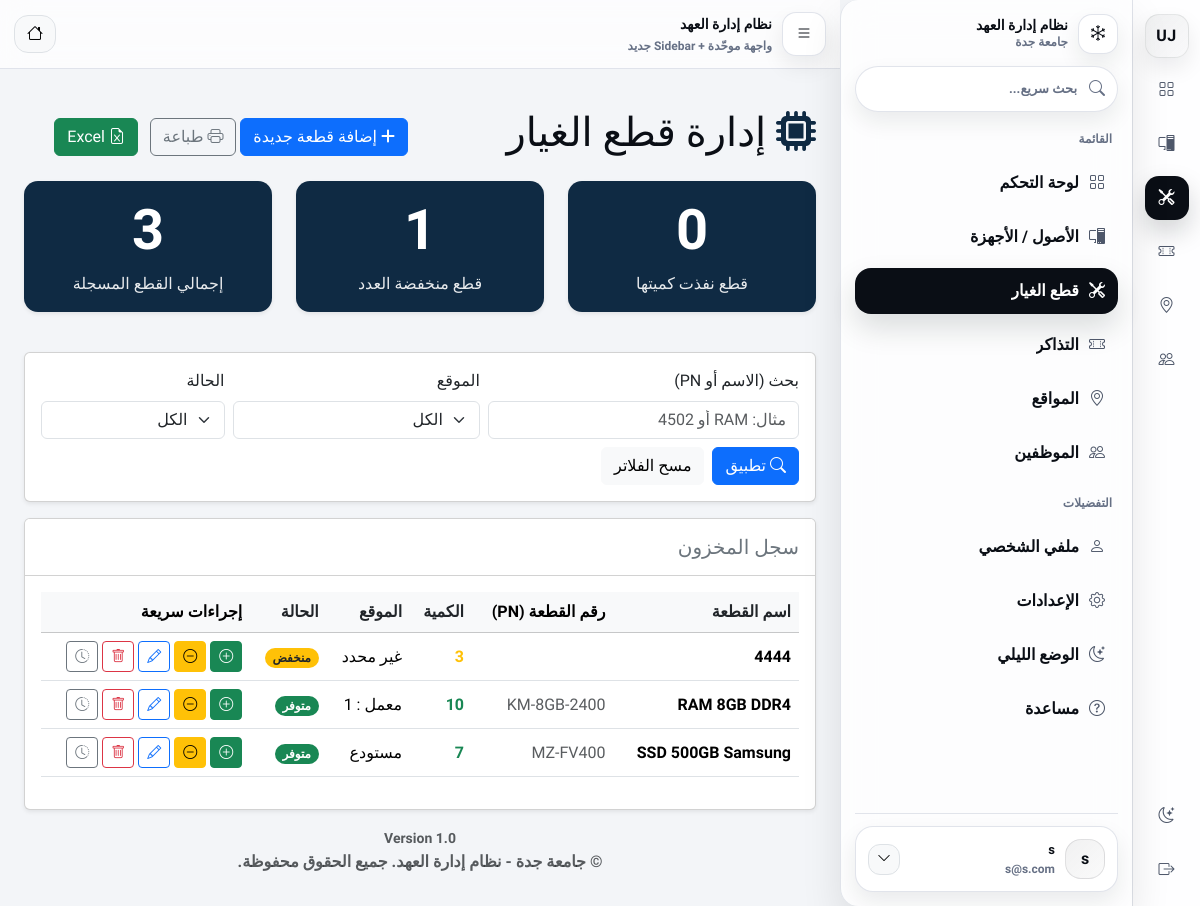
Page /index.php?page=spareParts/index (signed in) on the committed database.
### tables this page shows
CREATE TABLE `spare_parts` (
  `id` int(11) NOT NULL,
  `name` varchar(100) NOT NULL,
  `part_number` varchar(50) DEFAULT NULL,
  `quantity` int(11) DEFAULT 0,
  `min_quantity` int(11) DEFAULT 5,
  `location_id` int(11) DEFAULT NULL,
  `location` varchar(100) DEFAULT NULL,
  `description` text DEFAULT NULL,
  `created_at` datetime DEFAULT current_timestamp()
);

CREATE TABLE `locations` (
  `id` int(11) NOT NULL,
  `name_ar` varchar(255) NOT NULL,
  `name_en` varchar(255) DEFAULT NULL,
  `type` varchar(50) NOT NULL DEFAULT 'Building',
  `parent_id` int(11) DEFAULT NULL,
  `created_at` datetime DEFAULT current_timestamp()
);

### app/controllers/SparePartsController.php (called while the page is built, shortened)
<?php
class SparePartsController extends Controller
{
  private $spareModel;
  private $locationModel;
  public function __construct()
  {
    $this->spareModel = new SparePart();
    $this->locationModel = $this->model('Location');
  }
  public function index() {
  $allParts = method_exists($this->spareModel, 'getParts')
    ? $this->spareModel->getParts()
    : (method_exists($this->spareModel, 'getAll') ? $this->spareModel->getAll() : []);
  $q = trim($_GET['q'] ?? '');
  $locationId = (int)($_GET['location_id'] ?? 0);
  $status = trim($_GET['status'] ?? '');
  $parts = array_values(array_filter($allParts, function($p) use ($q, $locationId, $status) {
    $name = mb_strtolower((string)($p->name ?? ''));
    $pn   = mb_strtolower((string)($p->part_number ?? ''));
    $qty  = (int)($p->quantity ?? 0);
    $min  = (int)($p->min_quantity ?? 0);
    $loc  = (int)($p->location_id ?? 0);
    if ($q !== '') {
      $qq = mb_strtolower($q);
      if (mb_strpos($name, $qq) === false && mb_strpos($pn, $qq) === false) {
        return false;
      }
    }
    if ($locationId > 0 && $loc !== $locationId) {
      return false;
    }
    if ($status === 'out') {
      if ($qty > 0) return false;
    } elseif ($status === 'low') {
      if (!($qty > 0 && $qty <= $min)) return false;
    } elseif ($status === 'ok') {
      if (!($qty > $min)) return false;
    }
    return true;
  }));
  $totalParts = count($parts);
  $outOfStock = 0;
  $lowStock   = 0;
  foreach ($parts as $part) {
    $qty = (int)($part->quantity ?? 0);
    $min = (int)($part->min_quantity ?? 0);
    if ($qty <= 0) $outOfStock++;
    elseif ($qty <= $min) $lowStock++;
  }
  $locations = $this->locationModel->getAll();
$sort = trim($_GET['sort'] ?? 'name');
$dir  = strtolower(trim($_GET['dir'] ?? 'asc')) === 'desc' ? 'desc' : 'asc';
usort($parts, function($a, $b) use ($sort, $dir) {
  $cmp = 0;
  if ($sort === 'qty') {
    $cmp = ((int)($a->quantity ?? 0)) <=> ((int)($b->quantity ?? 0));
  } elseif ($sort === 'location') {
    $cmp = strcmp((string)($a->location_name ?? ''), (string)($b->location_name ?? ''));
    if ($cmp === 0) $cmp = ((int)($a->location_id ?? 0)) <=> ((int)($b->location_id ?? 0));
  } elseif ($sort === 'status') {
    $qa = (int)($a->quantity ?? 0); $ma = (int)($a->min_quantity ?? 0);
    $qb = (int)($b->quantity ?? 0); $mb = (int)($b->min_quantity ?? 0);
    $sa = ($qa <= 0) ? 0 : (($qa <= $ma) ? 1 : 2);
    $sb = ($qb <= 0) ? 0 : (($qb <= $mb) ? 1 : 2);
    $cmp = $sa <=> $sb;
  } else {
    $cmp = strcmp(mb_strtolower((string)($a->name ?? '')), mb_strtolower((string)($b->name ?? '')));
  }
  return $dir === 'desc' ? -$cmp : $cmp;
});
$perPage = 10;
$pageNum = (int)($_GET['p'] ?? 1);
$totalRows = count($parts);
$totalPages = (int)ceil($totalRows / $perPage);
$offset = ($pageNum - 1) * $perPage;
$partsPage = array_slice($parts, $offset, $perPage);
$parts = $partsPage;
$pagination = [
  'page' => $pageNum,
  'per_page' => $perPage,
  'total_rows' => $totalRows,
  'total_pages' => $totalPages,
];
  $data = [
    'parts'        => $parts,
    'total_parts'  => $totalParts,
    'out_of_stock' => $outOfStock,
    'low_stock'    => $lowStock,
    'pagination' => $pagination,
    'filters' => [
      'q' => $q,
      'location_id' => $locationId,
      'status' => $status,
    ],
    'locations' => $locations,
  ];
  $this->view('spare_parts/index', $data);
}
}

### app/libraries/Database.php (called while the page is built, shortened)
<?php
class Database {
    private $host = 'localhost';
    private $user = 'root';
    private $pass = '';
    private $dbname = 'it_inventory';
    private $dbh;
    private $stmt;
    public function __construct() {
        $dsn = 'mysql:host=' . $this->host . ';dbname=' . $this->dbname;
        $options = array(
            PDO::ATTR_PERSISTENT => true,
            PDO::ATTR_ERRMODE => PDO::ERRMODE_EXCEPTION
        );
        try {
            $this->dbh = new PDO($dsn, $this->user, $this->pass, $options);
        } catch(PDOException $e) {
            $this->error = $e->getMessage();
            echo $this->error;
        }
    }
    public function query($sql) {
        $this->stmt = $this->dbh->prepare($sql);
    }
    public function execute() {
        return $this->stmt->execute();
    }
    public function resultSet() {
        $this->execute();
        return $this->stmt->fetchAll(PDO::FETCH_OBJ);
    }
}

### app/models/SparePart.php (called while the page is built, shortened)
<?php
class SparePart
{
  private $db;
  public function __construct()
  {
    $this->db = new Database();
  }
  public function getParts()
  {
    $this->db->query("
      SELECT sp.*,
             l.name_ar AS location_name_ar,
             l.name_en AS location_name_en
      FROM spare_parts sp
      LEFT JOIN locations l ON sp.location_id = l.id
      ORDER BY sp.created_at DESC
    ");
    return $this->db->resultSet();
  }
}

### app/views/spare_parts/index.php (the view, shortened to what this page needs)
<?php require_once APPROOT . '/views/layouts/header.php'; ?>
<?php
  $parts = $data['parts'] ?? [];
  $totalCount = is_array($parts) ? count($parts) : 0;
  $outCount = 0;
  $lowCount = 0;
  if (is_array($parts)) {
    foreach ($parts as $p) {
      $q = (int)($p->quantity ?? 0);
      $min = (int)($p->min_quantity ?? 0);
      if ($q <= 0) {
        $outCount++;
      } elseif ($q <= $min) {
        $lowCount++;
      }
    }
  }
?>
<div class="container mt-4">
    <div class="row mb-3 align-items-center">
        <div class="col-md-6">
            <h1><i class="fa fa-microchip text-navy"></i> إدارة قطع الغيار</h1>
        </div>
        <?php
$f = $data['filters'] ?? [];
$baseParams = [
  'q' => $f['q'] ?? '',
  'location_id' => $f['location_id'] ?? 0,
  'status' => $f['status'] ?? '',
  'sort' => $f['sort'] ?? 'name',
  'dir' => $f['dir'] ?? 'asc',
];
$printUrl  = 'index.php?' . http_build_query(array_merge(['page'=>'spareparts/print'], $baseParams));
$exportUrl = 'index.php?' . http_build_query(array_merge(['page'=>'spareparts/export'], $baseParams));
?>
        <div class="col-md-6 text-md-end no-print">
  <a href="<?php echo URLROOT; ?>/index.php?page=spareParts/add" class="btn btn-primary">
    <i class="fa fa-plus"></i> إضافة قطعة جديدة
  </a>
  <a href="<?= $printUrl ?>" target="_blank" class="btn btn-outline-secondary ms-2">
    <i class="bi bi-printer"></i> طباعة
  </a>
  <a href="<?= $exportUrl ?>" class="btn btn-success ms-2">
    <i class="bi bi-file-earmark-excel"></i> Excel
  </a>
</div>
    </div>
    <div class="row mb-4 text-center">
        <div class="col-md-4">
            <div class="card text-white bg-navy mb-3 shadow-sm kpi-card">
                <div class="card-body">
                    <h1 class="display-4 fw-bold" dir="ltr"><?php echo $outCount; ?></h1>
                    <p class="card-text">قطع نفذت كميتها</p>
                </div>
            </div>
        </div>
        <div class="col-md-4">
            <div class="card text-white bg-navy mb-3 shadow-sm kpi-card">
                <div class="card-body">
                    <h1 class="display-4 fw-bold" dir="ltr"><?php echo $lowCount; ?></h1>
                    <p class="card-text">قطع منخفضة العدد</p>
                </div>
            </div>
        </div>
        <div class="col-md-4">
            <div class="card text-white bg-navy mb-3 shadow-sm kpi-card">
                <div class="card-body">
                    <h1 class="display-4 fw-bold" dir="ltr">
                        <?php echo $totalCount; ?>
                    </h1>
                    <p class="card-text">إجمالي القطع المسجلة</p>
                </div>
            </div>
        </div>
    </div>
    <?php
  $f = $data['filters'] ?? [];
  $q = htmlspecialchars($f['q'] ?? '');
  $status = $f['status'] ?? '';
?>
<div class="card shadow-sm mb-3 no-print">
  <div class="card-body">
    <form method="get" action="index.php" class="row g-2 align-items-end">
      <div class="col-12 col-md-5">
        <label class="form-label">بحث (الاسم أو PN)</label>
        <input type="text" name="q" class="form-control" value="<?= $q ?>" placeholder="مثال: RAM أو 4502">
      </div>
      <div class="col-12 col-md-4">
        <label class="form-label">الموقع</label>
        <select name="location_id" class="form-select">
          <option value="0">الكل</option>
        </select>
      </div>
      <div class="col-12 col-md-3">
        <label class="form-label">الحالة</label>
        <select name="status" class="form-select">
          <option value=""   <?= $status === '' ? 'selected' : '' ?>>الكل</option>
        </select>
      </div>
      <div class="col-12 d-flex gap-2 mt-2">
        <button type="submit" class="btn btn-primary">
          <i class="bi bi-search"></i> تطبيق
        </button>
        <a class="btn btn-light" href="index.php?page=spareparts/index">
          مسح الفلاتر
        </a>
      </div>
    </form>
  </div>
</div>
    <div class="card shadow-sm">
        <div class="card-header bg-white py-3">
            <h5 class="mb-0 text-secondary">سجل المخزون</h5>
        </div>
        <div class="card-body">
            <div class="table-responsive">
                <table class="table table-hover align-middle">
                    <?php
  $f = $data['filters'] ?? [];
  function sortUrl($key, $f) {
    $sort = $f['sort'] ?? 'name';
    $dir  = $f['dir'] ?? 'asc';
    $nextDir = ($sort === $key && $dir === 'asc') ? 'desc' : 'asc';
    $params = [
      'page' => 'spareparts/index',
      'q' => $f['q'] ?? '',
      'location_id' => $f['location_id'] ?? 0,
      'status' => $f['status'] ?? '',
      'sort' => $key,
      'dir' => $nextDir,
    ];
    return 'index.php?' . http_build_query($params);
  }
?>
                    <thead class="table-light">
  <tr>
    <th>
      <a href="<?= sortUrl(key: 'name', f: $f) ?>" class="text-decoration-none text-dark">
        اسم القطعة
      </a>
    </th>
    <th>رقم القطعة (PN)</th>
    <th>
      <a href="<?= sortUrl(key: 'qty', f: $f) ?>" class="text-decoration-none text-dark">
        الكمية
      </a>
    </th>
    <th>
      <a href="<?= sortUrl(key: 'location', f: $f) ?>" class="text-decoration-none text-dark">
        الموقع
      </a>
    </th>
    <th>
      <a href="<?= sortUrl(key: 'status', f: $f) ?>" class="text-decoration-none text-dark">
        الحالة
      </a>
    </th>
    <th>إجراءات سريعة</th>
  </tr>
</thead>
                    <tbody>
                        <?php if(!empty($data['parts'])): ?>
                            <?php foreach($data['parts'] as $part): ?>
                            <tr>
                                <td class="fw-bold"><?php echo $part->name; ?></td>
                                <td class="text-muted"><?php echo $part->part_number ?? '-'; ?></td>
                                <td>
                                    <?php if($part->quantity == 0): ?>
                                        <span class="text-danger fw-bold">0</span>
                                    <?php elseif($part->quantity <= $part->min_quantity): ?>
                                        <span class="text-warning fw-bold"><?php echo $part->quantity; ?></span>
                                    <?php else: ?>
                                        <span class="text-success fw-bold"><?php echo $part->quantity; ?></span>
                                    <?php endif; ?>
                                </td>
                                <td>
                                  <?php
                                    $locName = $part->location_name_ar ?? '';
                                    echo !empty($locName) ? htmlspecialchars($locName) : 'غير محدد';
                                  ?>
                                 </td>
                                <td>
                                    <?php if($part->quantity > $part->min_quantity): ?>
                                        <span class="badge bg-success rounded-pill">متوفر</span>
                                    <?php elseif($part->quantity > 0): ?>
                                        <span class="badge bg-warning text-dark rounded-pill">منخفض</span>
                                    <?php else: ?>
                                        <span class="badge bg-danger rounded-pill">نافذ</span>
                                    <?php endif; ?>
                                </td>
<td class="text-nowrap">
  <div class="d-inline-flex gap-1 align-items-center">
    <form method="post" action="index.php?page=spareparts/adjust" class="d-inline">
      <button type="submit" class="btn btn-sm btn-success" title="توريد +1">
        <i class="bi bi-plus-circle"></i>
      </button>
    </form>
<form method="post" action="index.php?page=spareparts/adjust" class="d-inline">
  <button type="submit" class="btn btn-sm btn-warning" title="-1 صرف">
    <i class="bi bi-dash-circle"></i>
  </button>
</form>
    <a href="index.php?page=spareparts/edit&id=<?= (int)$part->id ?>"
       class="btn btn-sm btn-outline-primary" title="تعديل">
      <i class="bi bi-pencil"></i>
    </a>
    <form method="post" action="index.php?page=spareparts/delete" class="d-inline"
          onsubmit="return confirm('متأكد تبغى تحذف القطعة؟');">
      <button type="submit" class="btn btn-sm btn-outline-danger" title="حذف">
        <i class="bi bi-trash"></i>
      </button>
    </form>
<button type="button"
  class="btn btn-sm btn-outline-secondary btn-moves"
  data-bs-toggle="modal"
  data-bs-target="#movesModal"
  data-id="<?= (int)$part->id ?>"
  data-name="<?= htmlspecialchars((string)($part->name ?? ''), ENT_QUOTES, 'UTF-8') ?>"
  data-pn="<?= htmlspecialchars((string)($part->part_number ?? ''), ENT_QUOTES, 'UTF-8') ?>"
  title="سجل الحركة">
  <i class="bi bi-clock-history"></i>
</button>
  </div>
</td>
                            </tr>
                            <?php endforeach; ?>
                        <?php else: ?>
                            <tr><td colspan="6" class="text-center py-4 text-muted">لا توجد قطع غيار مسجلة حتى الآن.</td></tr>
                        <?php endif; ?>
                    </tbody>
                </table>
            </div>
        </div>
    </div>
</div>
<?php require_once APPROOT . '/views/layouts/footer.php'; ?>

### app/views/spare_parts/index.php (style rules this page uses)
.bg-navy { background-color: #0F2A43 !important; }
.text-navy { color: #0F2A43 !important; }
.kpi-card { border: 0; border-radius: 14px; }
.kpi-card .card-text { opacity: .9; }
.container { max-width: 100% !important; }

### app/views/layouts/footer.php (style rules this page uses)
:root { --uj-rail-w: 72px; }

### rows in the picture
spare_parts: name "4444", quantity "3", shows "غير محدد", min_quantity "منخفض"
spare_parts: name "RAM 8GB DDR4", part_number "KM-8GB-2400", quantity "10", location.name_ar "معمل : 1", min_quantity "متوفر"
spare_parts: name "SSD 500GB Samsung", part_number "MZ-FV400", quantity "7", location.name_ar "مستودع", min_quantity "متوفر"

### other values in the picture
SITENAME "نظام إدارة العهد"
mb_substr(trim((string)$userName), 0, 1) "s"
$userName "s"
$userEmail "s@s.com"
$outCount "0"
$lowCount "1"
$totalCount "3"
